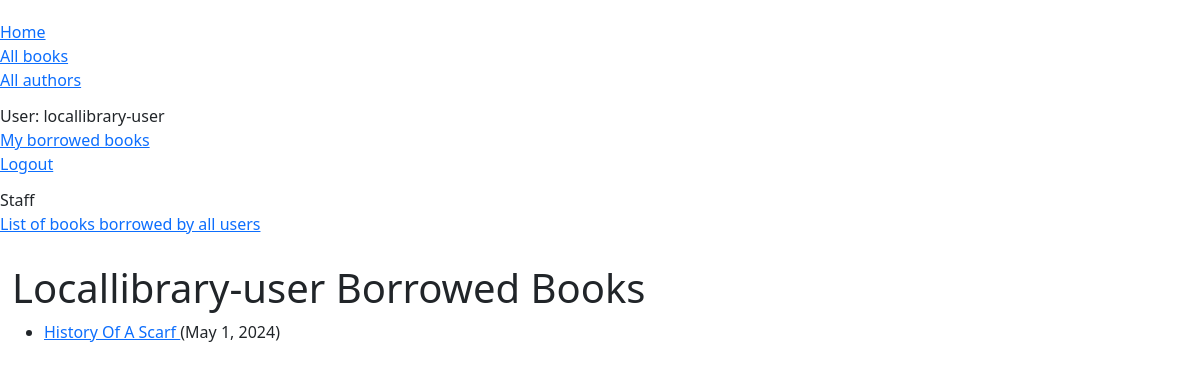
/catalog/myborrowed/ (signed in), run on an earlier commit of the app's database.
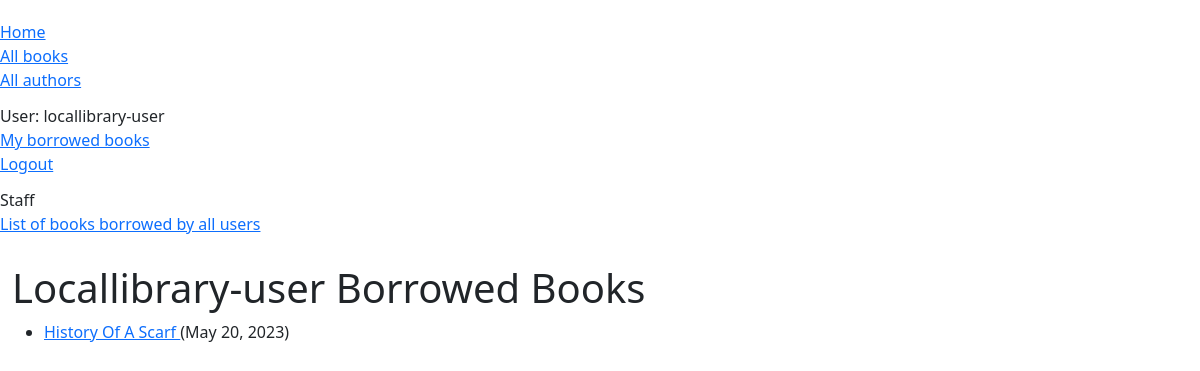
And on a later commit of the database.
### catalog/models.py (models this page shows, shortened)
class BookInstance(models.Model):
    id = models.UUIDField(primary_key=True, default=uuid.uuid4,
        help_text='Unique ID for this particular book across whole libray')
    book = models.ForeignKey('Book', on_delete=models.RESTRICT, null=True)
    imprint = models.ForeignKey('Imprint', on_delete=models.SET_NULL, null=True,
        help_text='Enter the imprint for this book.')
    due_back = models.DateField(null=True, blank=True)
    LOAN_STATUS = (
        ('m', 'Maintenance'),
        ('o', 'On loan'),
        ('a', 'Available'),
        ('r', 'Reserved'),
    )
    status = models.CharField(
        max_length = 1,
        choices = LOAN_STATUS,
        blank = True,
        default = 'm',
        help_text= 'Book availability',
    )
    borrower = models.ForeignKey(User, on_delete=models.SET_NULL,
        null=True, blank=True)
    @property
    def is_overdue(self):
        return bool(self.due_back and date.today() > self.due_back)
    class Meta:
        ordering = ['due_back']
        permissions = (
                        ("can_mark_returned", "Set book as returned"),
                        ("can_modify_book_data", "Add or modify book records and information about them"),
                    )

class Book(models.Model):
    title = models.CharField(max_length=200)
    author = models.ForeignKey('Author', on_delete=models.SET_NULL, null=True)
    summary = models.TextField(max_length=1000,
        help_text='Enter a brief description of the book')
    isbn = models.CharField('ISBN', max_length=13, unique=True, default=getRandomISBN,
        help_text='13 Character <a href="https://www.isbn-international.org/content/what-isbn">ISBN number</a>')
    genre = models.ManyToManyField(Genre, help_text='Select genre for this book.')
    language = models.ForeignKey('Language', on_delete=models.SET_NULL, null=True, help_text='Enter the Language for the book.')
    def display_genre(self):
        """Create string for the Genre data. To display it in admin page."""
        return ', '.join(genre.name for genre in self.genre.all()[:3])
    display_genre.short_description = 'Genre'

### catalog/views.py (the view)
# urls.py: path('myborrowed/', views.LoanedBooksByUserListView.as_view(), name='my-borrowed'),
class LoanedBooksByUserListView(LoginRequiredMixin, generic.ListView):
    model = BookInstance
    template_name = 'catalog/bookinstance_list_user_borrowed.html'
    paginate_by = 10
    def get_queryset(self):
        return(
            BookInstance.objects
            .filter(borrower=self.request.user)
            .filter(status__exact='o')
            .order_by('due_back')
        )

### catalog/templates/catalog/bookinstance_list_user_borrowed.html (shortened to what this page needs)
{% extends "base_generic.html" %}
{% block content %}
    <h1>
        {{ user.get_username.0.upper }}{{ user.get_username|slice:'1:' }}
        Borrowed Books
    </h1>
    {% if bookinstance_list %}
        <ul>
            {% for bookinst in bookinstance_list %}
                <li
                class=""
                >
                    <a href="{% url 'book-detail' bookinst.book.pk %}">
                        {{ bookinst.book.title }}
                    </a>
                    ({{ bookinst.due_back }})
                </li>
            {% endfor %}
        </ul>
    {% else %}
        <p>There are no books borrowed.</p>
    {% endif %}
{% endblock %}

What changed in the data, as far as the page shows it:
changed BookInstance "History Of A Scarf": due_back "May 1, 2024" → "May 20, 2023"
